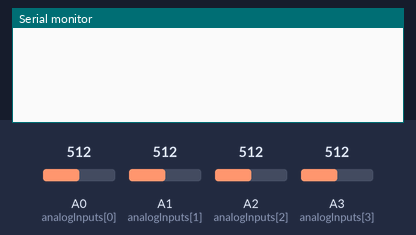
Recording of a sketch running on a simulated Arduino Uno, built with avr-gcc and run on an emulated ATmega328P. On the bench: the last lines printed to the serial monitor. The inputs (shaded band) are chosen by the test bench; at power-on: A0 (analogInputs[0]) = 512, A1 (analogInputs[1]) = 512, A2 (analogInputs[2]) = 512, A3 (analogInputs[3]) = 512.

Above: at 1.3 s.
1.4 s: A0 (analogInputs[0]) set to 716
At 1.8 s:
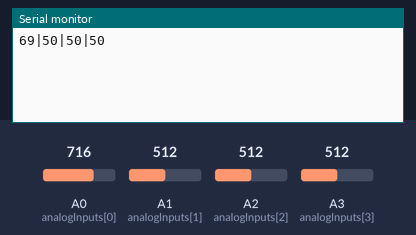
2.9 s: A1 (analogInputs[1]) set to 716
At 3.9 s:
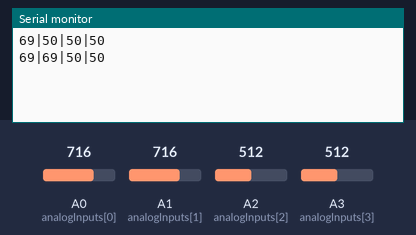
4.4 s: A2 (analogInputs[2]) set to 716
At 4.8 s:
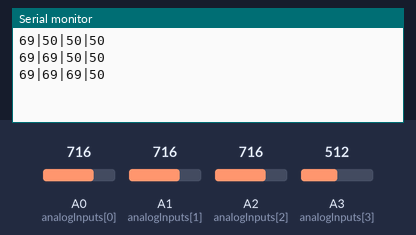
5.9 s: A3 (analogInputs[3]) set to 716
At 6.8 s:
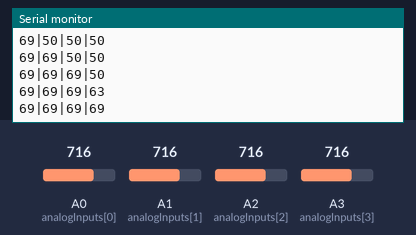
7.4 s: A0 (analogInputs[0]) set to 992
At 8.6 s:
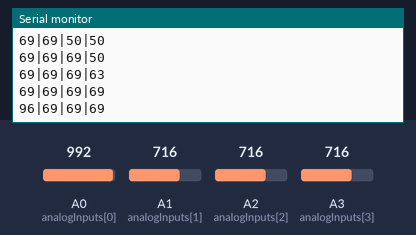
8.9 s: A1 (analogInputs[1]) set to 992
At 9.6 s:
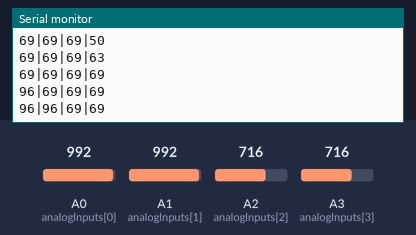
Timing chart, 0 to 11.4 s (numbered marks = the images above; inputs shaded):
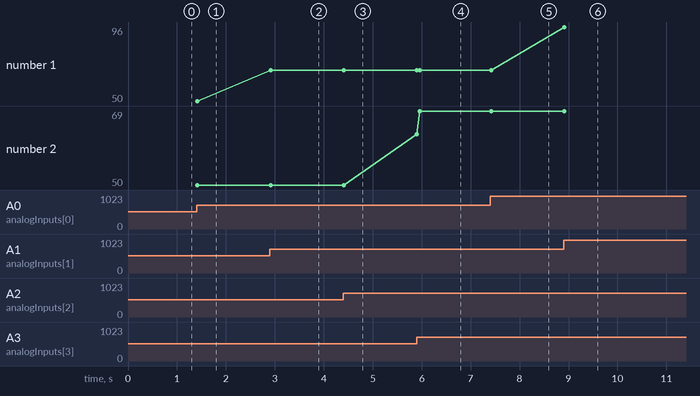

The sketch:

soundboard-deej.ino
```cpp
const int NUM_SLIDERS = 4;
const int analogInputs[NUM_SLIDERS] = {A0, A1, A2, A3};

int analogSliderValues[NUM_SLIDERS];

int prevSliderValues[NUM_SLIDERS] = {0};
const int SLIDER_NOISE_THRESHOLD = 2;       // Increased threshold to reduce noise sensitivity
const unsigned long MIN_SEND_INTERVAL = 50; // Minimum milliseconds between sends
unsigned long lastSendTime = 0;

void setup()
{
  for (int i = 0; i < NUM_SLIDERS; i++)
  {
    pinMode(analogInputs[i], INPUT);
  }

  Serial.begin(9600);

  // Initialize previous values with actual readings to prevent initial false triggers
  delay(100); // Allow analog inputs to stabilize
  updateSliderValues();
  for (int i = 0; i < NUM_SLIDERS; i++)
  {
    prevSliderValues[i] = analogSliderValues[i];
  }
}

void loop()
{
  updateSliderValues();

  // Only send if values changed significantly AND enough time has passed
  if (sliderValuesChanged() && (millis() - lastSendTime >= MIN_SEND_INTERVAL))
  {
    sendSliderValues();
    lastSendTime = millis();

    // Update previous values only after successful send
    for (int i = 0; i < NUM_SLIDERS; i++)
    {
      prevSliderValues[i] = analogSliderValues[i];
    }
  }
  // printSliderValues(); // For debug
  delay(10);
}

bool sliderValuesChanged()
{
  // Check if any slider has changed beyond the noise threshold
  for (int i = 0; i < NUM_SLIDERS; i++)
  {
    if (abs(analogSliderValues[i] - prevSliderValues[i]) > SLIDER_NOISE_THRESHOLD)
    {
      return true;
    }
  }
  return false;
}

void updateSliderValues()
{
  for (int i = 0; i < NUM_SLIDERS; i++)
  {
    // Take multiple readings and average them for noise reduction
    int reading1 = analogRead(analogInputs[i]);
    delay(1);
    int reading2 = analogRead(analogInputs[i]);
    delay(1);
    int reading3 = analogRead(analogInputs[i]);

    analogSliderValues[i] = (reading1 + reading2 + reading3) / 3;
  }
}

void sendSliderValues()
{
  String builtString = String("");

  for (int i = 0; i < NUM_SLIDERS; i++)
  {
    // Scale value from 0-1023 to 0-100
    int scaledValue = map(analogSliderValues[i], 0, 1023, 0, 100);
    builtString += String(scaledValue);

    if (i < NUM_SLIDERS - 1)
    {
      builtString += String("|");
    }
  }
  // builtString += String("#");
  Serial.println(builtString);
}

void printSliderValues()
{
  for (int i = 0; i < NUM_SLIDERS; i++)
  {
    int scaledValue = map(analogSliderValues[i], 0, 1023, 0, 100);
    String printedString = String("Slider #") + String(i + 1) + String(": ") + String(scaledValue) + String(" %");
    Serial.print(printedString);

    if (i < NUM_SLIDERS - 1)
    {
      Serial.print(" | ");
    }
    else
    {
      Serial.println();
    }
  }
}
```

Measured:
- after the input at 1.4 s, the serial monitor: prints a new line at once (image 1)
- after the input at 2.9 s, the serial monitor: prints a new line at once (image 2)
- after the input at 4.4 s, the serial monitor: prints a new line at once (image 3)
- after the input at 5.9 s, the serial monitor: prints a new line at once (image 4)
- after the input at 7.4 s, the serial monitor: prints a new line at once (image 5)
- after the input at 8.9 s, the serial monitor: prints a new line at once (image 6)
